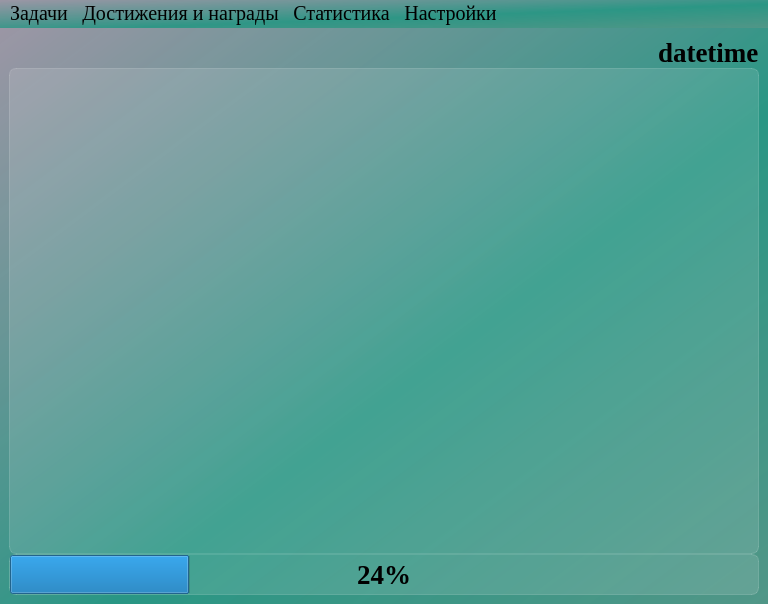
<?xml version="1.0" encoding="UTF-8"?>
<ui version="4.0">
 <class>MainWindow</class>
 <widget class="QMainWindow" name="MainWindow">
  <property name="geometry">
   <rect>
    <x>0</x>
    <y>0</y>
    <width>768</width>
    <height>604</height>
   </rect>
  </property>
  <property name="minimumSize">
   <size>
    <width>0</width>
    <height>0</height>
   </size>
  </property>
  <property name="maximumSize">
   <size>
    <width>16777215</width>
    <height>16777215</height>
   </size>
  </property>
  <property name="windowTitle">
   <string>TimeQuest</string>
  </property>
  <property name="styleSheet">
   <string notr="true">background-color: qlineargradient(spread:pad, x1:1, y1:1, x2:0, y2:0, stop:0 rgba(81, 150, 135, 255), stop:0.427447 rgba(41, 150, 132, 235), stop:1 rgba(155, 150, 165, 255));
font-family: Liberation Serif;</string>
  </property>
  <widget class="QWidget" name="centralwidget">
   <property name="maximumSize">
    <size>
     <width>16777215</width>
     <height>16777215</height>
    </size>
   </property>
   <layout class="QVBoxLayout" name="verticalLayout">
    <item>
     <layout class="QVBoxLayout" name="verticalLayout_main">
      <property name="spacing">
       <number>0</number>
      </property>
      <property name="sizeConstraint">
       <enum>QLayout::SetDefaultConstraint</enum>
      </property>
      <item>
       <layout class="QHBoxLayout" name="horizontalLayout_top" stretch="0,0,0">
        <property name="spacing">
         <number>0</number>
        </property>
        <property name="sizeConstraint">
         <enum>QLayout::SetDefaultConstraint</enum>
        </property>
        <property name="leftMargin">
         <number>0</number>
        </property>
        <item>
         <spacer name="horizontalSpacer">
          <property name="orientation">
           <enum>Qt::Horizontal</enum>
          </property>
          <property name="sizeHint" stdset="0">
           <size>
            <width>40</width>
            <height>20</height>
           </size>
          </property>
         </spacer>
        </item>
        <item>
         <widget class="QLabel" name="label_icon_datetime">
          <property name="maximumSize">
           <size>
            <width>23</width>
            <height>16777215</height>
           </size>
          </property>
          <property name="styleSheet">
           <string notr="true">font-weight: bold; 
font-size: 20pt;
background-color: none;
border: none;</string>
          </property>
          <property name="pixmap">
           <pixmap resource="../../res/icons/res-rc.qrc">:/icons/time.svg</pixmap>
          </property>
         </widget>
        </item>
        <item>
         <widget class="QLabel" name="label_datetime">
          <property name="maximumSize">
           <size>
            <width>200</width>
            <height>16777215</height>
           </size>
          </property>
          <property name="styleSheet">
           <string notr="true">font-weight: bold;
font-size: 20pt;
background-color: none;
border: none;</string>
          </property>
          <property name="text">
           <string>datetime</string>
          </property>
         </widget>
        </item>
       </layout>
      </item>
      <item>
       <layout class="QHBoxLayout" name="horizontalLayout_center">
        <item>
         <widget class="QListWidget" name="listWidget_tasks">
          <property name="styleSheet">
           <string notr="true">QListView {
font-weight: bold;
font-size: 20pt;
background-color: rgba(255, 255, 255, 30);
border: 1px solid rgba(255, 255, 255, 40);
border-radius: 7px;
}

QListView::item:selected {
border: none;
color: rgb(255, 255, 255);
background-color: rgba(255, 255, 255, 50);
}</string>
          </property>
          <property name="isWrapping" stdset="0">
           <bool>false</bool>
          </property>
          <property name="wordWrap">
           <bool>false</bool>
          </property>
         </widget>
        </item>
       </layout>
      </item>
      <item>
       <layout class="QHBoxLayout" name="horizontalLayout_down">
        <property name="spacing">
         <number>0</number>
        </property>
        <item>
         <widget class="QProgressBar" name="progressBar_done_tasks">
          <property name="minimumSize">
           <size>
            <width>0</width>
            <height>0</height>
           </size>
          </property>
          <property name="styleSheet">
           <string notr="true">background-color: rgba(255, 255, 255, 30);
border: 1px solid rgba(255, 255, 255, 40);
border-radius: 7px;
font-weight: bold;
font-size: 20pt;
text-align: center;</string>
          </property>
          <property name="value">
           <number>24</number>
          </property>
          <property name="textVisible">
           <bool>true</bool>
          </property>
         </widget>
        </item>
       </layout>
      </item>
     </layout>
    </item>
   </layout>
  </widget>
  <widget class="QMenuBar" name="menubar">
   <property name="geometry">
    <rect>
     <x>0</x>
     <y>0</y>
     <width>768</width>
     <height>22</height>
    </rect>
   </property>
   <property name="font">
    <font>
     <family>Liberation Serif</family>
     <pointsize>15</pointsize>
    </font>
   </property>
   <widget class="QMenu" name="menu_tasks">
    <property name="title">
     <string>Задачи</string>
    </property>
    <addaction name="action_add_task"/>
    <addaction name="action_delete_task"/>
   </widget>
   <widget class="QMenu" name="menu_statistic">
    <property name="title">
     <string>Статистика</string>
    </property>
    <addaction name="action_show_statistics"/>
   </widget>
   <widget class="QMenu" name="menu_settings">
    <property name="title">
     <string>Настройки</string>
    </property>
    <addaction name="action_change_theme"/>
   </widget>
   <widget class="QMenu" name="menu_achievements">
    <property name="title">
     <string>Достижения и награды</string>
    </property>
    <addaction name="action_list_achievements"/>
   </widget>
   <addaction name="menu_tasks"/>
   <addaction name="menu_achievements"/>
   <addaction name="menu_statistic"/>
   <addaction name="menu_settings"/>
  </widget>
  <action name="action_add_task">
   <property name="text">
    <string>Добавить задачу</string>
   </property>
  </action>
  <action name="action_list_achievements">
   <property name="text">
    <string>Список достижений</string>
   </property>
  </action>
  <action name="action_show_statistics">
   <property name="text">
    <string>Просмотр статистики</string>
   </property>
  </action>
  <action name="action_change_theme">
   <property name="text">
    <string>Сменить тему приложения</string>
   </property>
  </action>
  <action name="action_delete_task">
   <property name="text">
    <string>Удалить задачу</string>
   </property>
  </action>
 </widget>
 <tabstops>
  <tabstop>listWidget_tasks</tabstop>
 </tabstops>
 <resources>
  <include location="../../res/icons/res-rc.qrc"/>
  <include location="../res/icons/res-rc.qrc"/>
 </resources>
 <connections/>
</ui>
